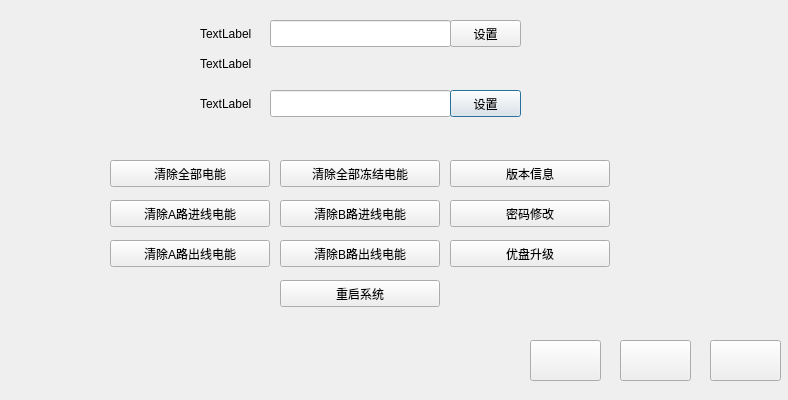
<?xml version="1.0" encoding="UTF-8"?>
<ui version="4.0">
 <class>CClearDialog</class>
 <widget class="QDialog" name="CClearDialog">
  <property name="geometry">
   <rect>
    <x>0</x>
    <y>0</y>
    <width>788</width>
    <height>400</height>
   </rect>
  </property>
  <property name="windowTitle">
   <string>Dialog</string>
  </property>
  <widget class="QLabel" name="label_id">
   <property name="geometry">
    <rect>
     <x>200</x>
     <y>90</y>
     <width>71</width>
     <height>27</height>
    </rect>
   </property>
   <property name="text">
    <string>TextLabel</string>
   </property>
  </widget>
  <widget class="CMyQLineEdit" name="lineEdit_id">
   <property name="geometry">
    <rect>
     <x>270</x>
     <y>90</y>
     <width>181</width>
     <height>27</height>
    </rect>
   </property>
  </widget>
  <widget class="QPushButton" name="pushButton_id">
   <property name="geometry">
    <rect>
     <x>450</x>
     <y>90</y>
     <width>71</width>
     <height>27</height>
    </rect>
   </property>
   <property name="text">
    <string>设置</string>
   </property>
  </widget>
  <widget class="QPushButton" name="pushButton_clear_a_all">
   <property name="geometry">
    <rect>
     <x>110</x>
     <y>160</y>
     <width>160</width>
     <height>27</height>
    </rect>
   </property>
   <property name="text">
    <string>清除全部电能</string>
   </property>
  </widget>
  <widget class="QPushButton" name="pushButton_clear_a_m">
   <property name="geometry">
    <rect>
     <x>110</x>
     <y>200</y>
     <width>160</width>
     <height>27</height>
    </rect>
   </property>
   <property name="text">
    <string>清除A路进线电能</string>
   </property>
  </widget>
  <widget class="QPushButton" name="pushButton_clear_b_m">
   <property name="geometry">
    <rect>
     <x>280</x>
     <y>200</y>
     <width>160</width>
     <height>27</height>
    </rect>
   </property>
   <property name="text">
    <string>清除B路进线电能</string>
   </property>
  </widget>
  <widget class="QPushButton" name="pushButton_pre_page">
   <property name="geometry">
    <rect>
     <x>530</x>
     <y>340</y>
     <width>71</width>
     <height>41</height>
    </rect>
   </property>
  </widget>
  <widget class="QPushButton" name="pushButton_next_page">
   <property name="geometry">
    <rect>
     <x>620</x>
     <y>340</y>
     <width>71</width>
     <height>41</height>
    </rect>
   </property>
  </widget>
  <widget class="QPushButton" name="pushButton_return_back">
   <property name="geometry">
    <rect>
     <x>710</x>
     <y>340</y>
     <width>71</width>
     <height>41</height>
    </rect>
   </property>
  </widget>
  <widget class="QPushButton" name="pushButton_clear_a_sub">
   <property name="geometry">
    <rect>
     <x>110</x>
     <y>240</y>
     <width>160</width>
     <height>27</height>
    </rect>
   </property>
   <property name="text">
    <string>清除A路出线电能</string>
   </property>
  </widget>
  <widget class="QPushButton" name="pushButton_clear_b_sub">
   <property name="geometry">
    <rect>
     <x>280</x>
     <y>240</y>
     <width>160</width>
     <height>27</height>
    </rect>
   </property>
   <property name="text">
    <string>清除B路出线电能</string>
   </property>
  </widget>
  <widget class="QLabel" name="label_time">
   <property name="geometry">
    <rect>
     <x>200</x>
     <y>20</y>
     <width>71</width>
     <height>27</height>
    </rect>
   </property>
   <property name="text">
    <string>TextLabel</string>
   </property>
  </widget>
  <widget class="QPushButton" name="pushButton_time">
   <property name="geometry">
    <rect>
     <x>450</x>
     <y>20</y>
     <width>71</width>
     <height>27</height>
    </rect>
   </property>
   <property name="text">
    <string>设置</string>
   </property>
  </widget>
  <widget class="CMyQLineEdit" name="lineEdit_time">
   <property name="geometry">
    <rect>
     <x>270</x>
     <y>20</y>
     <width>181</width>
     <height>27</height>
    </rect>
   </property>
  </widget>
  <widget class="QPushButton" name="pushButton_upgrade">
   <property name="geometry">
    <rect>
     <x>450</x>
     <y>240</y>
     <width>160</width>
     <height>27</height>
    </rect>
   </property>
   <property name="text">
    <string>优盘升级</string>
   </property>
  </widget>
  <widget class="QLabel" name="label_time_example">
   <property name="geometry">
    <rect>
     <x>200</x>
     <y>50</y>
     <width>321</width>
     <height>27</height>
    </rect>
   </property>
   <property name="text">
    <string>TextLabel</string>
   </property>
  </widget>
  <widget class="QPushButton" name="pushButton_clear_a_frozen_energy">
   <property name="geometry">
    <rect>
     <x>280</x>
     <y>160</y>
     <width>160</width>
     <height>27</height>
    </rect>
   </property>
   <property name="text">
    <string>清除全部冻结电能</string>
   </property>
  </widget>
  <widget class="QPushButton" name="pushButton_pwd_modify">
   <property name="geometry">
    <rect>
     <x>450</x>
     <y>200</y>
     <width>160</width>
     <height>27</height>
    </rect>
   </property>
   <property name="text">
    <string>密码修改</string>
   </property>
  </widget>
  <widget class="QPushButton" name="pushButton_reboot">
   <property name="geometry">
    <rect>
     <x>280</x>
     <y>280</y>
     <width>160</width>
     <height>27</height>
    </rect>
   </property>
   <property name="text">
    <string>重启系统</string>
   </property>
  </widget>
  <widget class="QPushButton" name="pushButton_version">
   <property name="geometry">
    <rect>
     <x>450</x>
     <y>160</y>
     <width>160</width>
     <height>27</height>
    </rect>
   </property>
   <property name="text">
    <string>版本信息</string>
   </property>
  </widget>
 </widget>
 <customwidgets>
  <customwidget>
   <class>CMyQLineEdit</class>
   <extends>QLineEdit</extends>
   <header>keyboard/myqlineedit.h</header>
  </customwidget>
 </customwidgets>
 <resources/>
 <connections/>
</ui>
